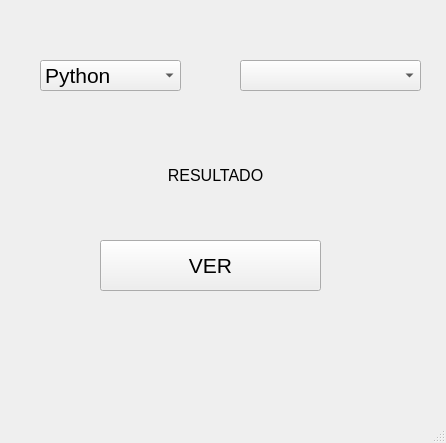
<?xml version="1.0" encoding="UTF-8"?>
<ui version="4.0">
 <class>MainWindow</class>
 <widget class="QMainWindow" name="MainWindow">
  <property name="geometry">
   <rect>
    <x>0</x>
    <y>0</y>
    <width>446</width>
    <height>443</height>
   </rect>
  </property>
  <property name="font">
   <font>
    <pointsize>16</pointsize>
   </font>
  </property>
  <property name="windowTitle">
   <string>MainWindow</string>
  </property>
  <widget class="QWidget" name="centralwidget">
   <widget class="QLabel" name="Resultado">
    <property name="geometry">
     <rect>
      <x>120</x>
      <y>140</y>
      <width>191</width>
      <height>71</height>
     </rect>
    </property>
    <property name="font">
     <font>
      <pointsize>12</pointsize>
     </font>
    </property>
    <property name="text">
     <string>RESULTADO</string>
    </property>
    <property name="alignment">
     <set>Qt::AlignCenter</set>
    </property>
   </widget>
   <widget class="QComboBox" name="comboBox">
    <property name="geometry">
     <rect>
      <x>40</x>
      <y>60</y>
      <width>141</width>
      <height>31</height>
     </rect>
    </property>
    <item>
     <property name="text">
      <string>Python</string>
     </property>
    </item>
    <item>
     <property name="text">
      <string>Java</string>
     </property>
    </item>
   </widget>
   <widget class="QComboBox" name="comboBox_2">
    <property name="geometry">
     <rect>
      <x>240</x>
      <y>60</y>
      <width>181</width>
      <height>31</height>
     </rect>
    </property>
   </widget>
   <widget class="QPushButton" name="btn_ver">
    <property name="geometry">
     <rect>
      <x>100</x>
      <y>240</y>
      <width>221</width>
      <height>51</height>
     </rect>
    </property>
    <property name="text">
     <string>VER</string>
    </property>
   </widget>
  </widget>
  <widget class="QMenuBar" name="menubar">
   <property name="geometry">
    <rect>
     <x>0</x>
     <y>0</y>
     <width>446</width>
     <height>36</height>
    </rect>
   </property>
  </widget>
  <widget class="QStatusBar" name="statusbar"/>
 </widget>
 <resources/>
 <connections/>
</ui>
